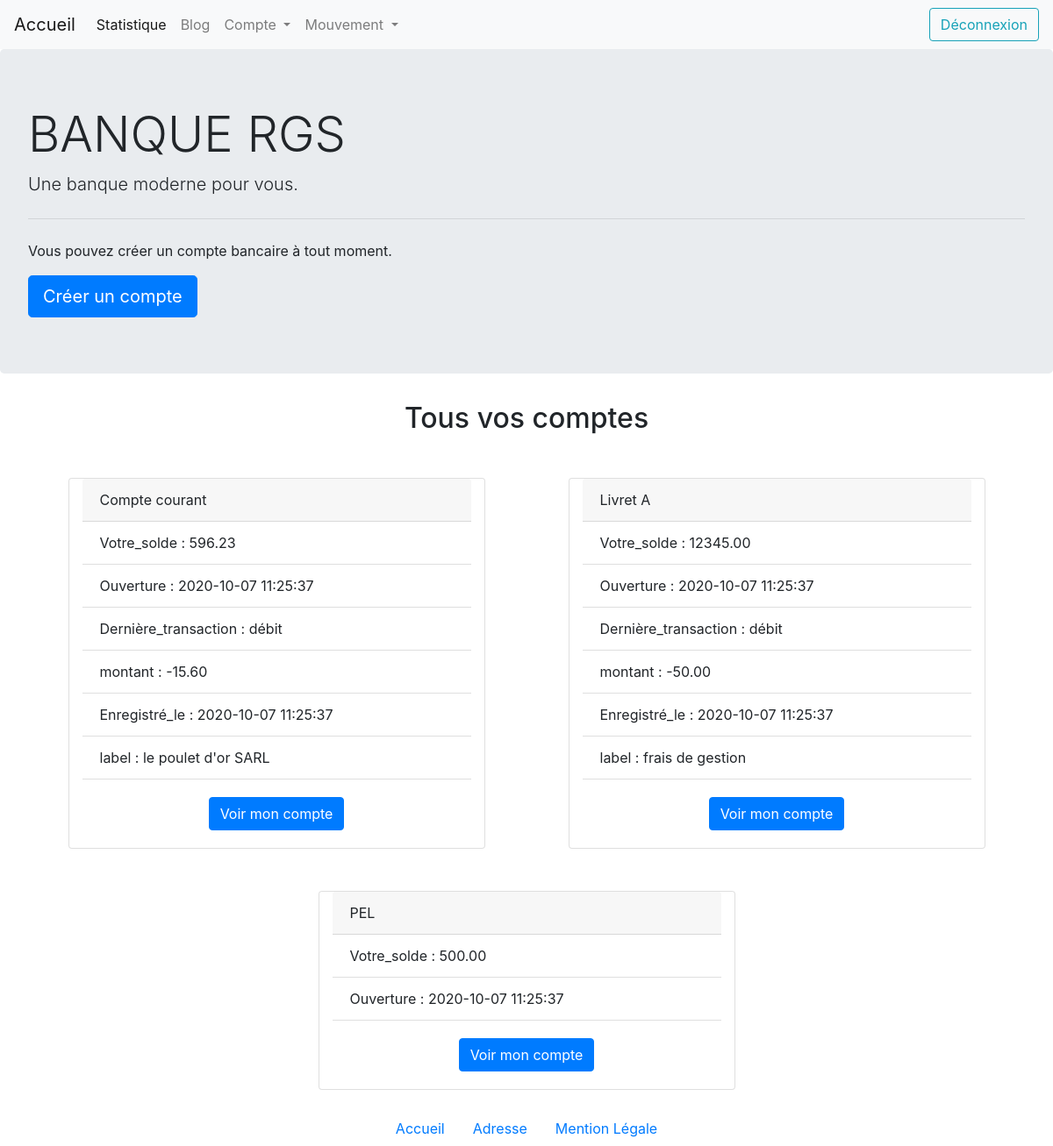
The app's page /index.php (signed in) with its own data.
### tables this page shows
CREATE TABLE Account(
  id INT UNSIGNED NOT NULL AUTO_INCREMENT,
  amount DECIMAL(11,2) NOT NULL,
  opening_date TIMESTAMP NOT NULL,
  account_type VARCHAR(50) NOT NULL,
  user_id INT UNSIGNED,
  PRIMARY KEY (id),
  FOREIGN KEY (user_id) REFERENCES User(id)
);

### index.php (the view)
<?php
  include "template/nav.php";
  include "template/header.php";
?>
<?php
  $info_user = $_SESSION["user_email"];
  $query = $db->prepare(
    "SELECT DISTINCT a.id AS a_id, a.amount AS Votre_solde, a.opening_date AS Ouverture, a.account_type, o.operation_type AS Dernière_transaction, o.amount AS montant, o.registered AS Enregistré_le, o.label
    FROM User AS u
    INNER JOIN Account AS a
    ON u.id = a.user_id AND u.id = :user_id
    -- show account even there is no operation
    LEFT JOIN Operation AS o
    ON a.id = o.account_id
    WHERE o.id IN (SELECT MAX(o.id)
    FROM Operation AS o
    GROUP BY o.account_id)
    OR a.id NOT IN (SELECT o.account_id
    FROM Operation AS o)"
  );
  $result = $query->execute([
    "user_id" => $info_user["id"]
  ]);
  $account_user = $query->fetchAll(PDO::FETCH_ASSOC);
 ?>
<h2 class="text-center my-4">Tous vos comptes</h2>
<div class="container">
  <div class="row">
<?php foreach ($account_user as $key => $accounts): ?>
      <div class="card col-10 col-md-5 mx-auto my-4" style="width: 18rem;">
        <div class="card-header">
          <?php echo $accounts["account_type"] ?>
        </div>
        <ul class="list-group list-group-flush">
        <?php foreach ($accounts as $keys => $account): ?>
          <?php if (!empty($account) && $keys !== "account_type" && $keys !== "a_id"): ?>
              <li class="list-group-item"><?php echo $keys . ' : ' . $account ?></li>
          <?php endif; ?>
        <?php endforeach; ?>
        </ul>
        <div class="card-body d-flex justify-content-center align-items-center">
          <a href="showaccount.php<?php echo '?id=' . $accounts["a_id"]?>" class="btn btn-primary">Voir mon compte</a>
        </div>
      </div>
<?php endforeach; ?>
  </div>
</div>
<?php
  include "template/footer.php";
?>

### records on screen
account: account_type "Compte courant", keys "Votre_solde", amount "596.23", keys "Ouverture", opening_date "2020-10-07 11:25:37", keys "Dernière_transaction", account "débit", keys "montant", account "-15.60", keys "Enregistré_le", account "2020-10-07 11:25:37", keys "label", account "le poulet d'or SARL"
account: account_type "Livret A", keys "Votre_solde", amount "12345.00", keys "Ouverture", opening_date "2020-10-07 11:25:37", keys "Dernière_transaction", account "débit", keys "montant", account "-50.00", keys "Enregistré_le", account "2020-10-07 11:25:37", keys "label", account "frais de gestion"
account: account_type "PEL", keys "Votre_solde", amount "500.00", keys "Ouverture", opening_date "2020-10-07 11:25:37"
